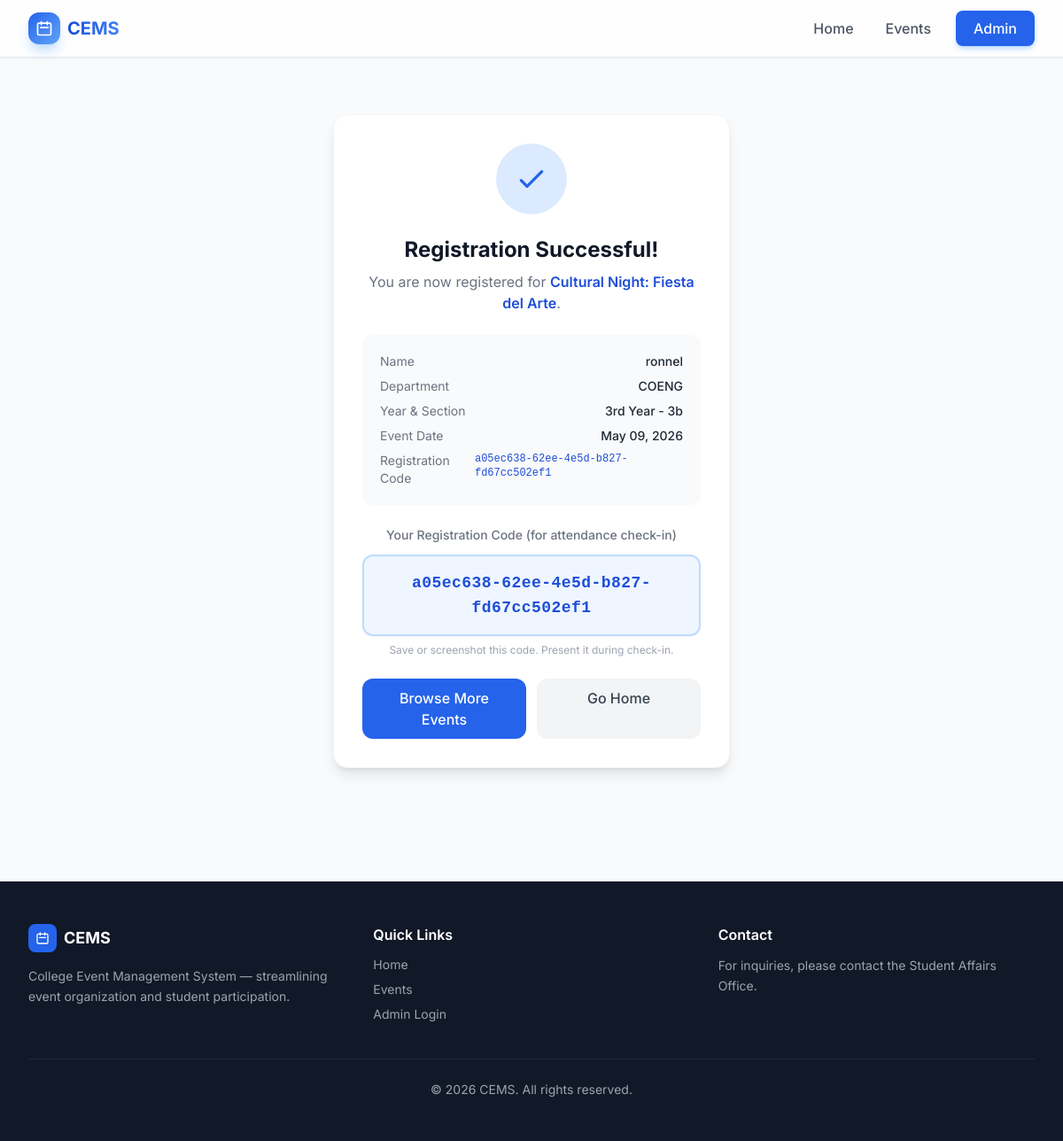
Page /register/success/a05ec638-62ee-4e5d-b827-fd67cc502ef1/ on the committed database.
### registrations/models.py (models this page shows, shortened)
class Registration(models.Model):
    YEAR_CHOICES = [
        ('1st Year', '1st Year'),
        ('2nd Year', '2nd Year'),
        ('3rd Year', '3rd Year'),
        ('4th Year', '4th Year'),
        ('5th Year', '5th Year'),
    ]
    event = models.ForeignKey(Event, on_delete=models.CASCADE, related_name='registrations')
    full_name = models.CharField(max_length=200)
    email = models.EmailField(blank=True, null=True)
    department = models.ForeignKey(Department, on_delete=models.CASCADE, related_name='registrations')
    year_level = models.CharField(max_length=20, choices=YEAR_CHOICES)
    section = models.CharField(max_length=50)
    contact_number = models.CharField(max_length=20, blank=True, null=True)
    registration_code = models.CharField(max_length=36, default=uuid.uuid4, unique=True, editable=False)
    is_attended = models.BooleanField(default=False)
    registered_at = models.DateTimeField(auto_now_add=True)
    class Meta:
        ordering = ['-registered_at']
        unique_together = ('event', 'full_name', 'department', 'year_level', 'section')

### events/models.py (models this page shows, shortened)
class Event(models.Model):
    STATUS_CHOICES = [
        ('upcoming', 'Upcoming'),
        ('ongoing', 'Ongoing'),
        ('closed', 'Closed'),
    ]
    title = models.CharField(max_length=200)
    description = models.TextField()
    date = models.DateField()
    time = models.TimeField()
    end_date = models.DateField(null=True, blank=True)
    end_time = models.TimeField(null=True, blank=True)
    location = models.CharField(max_length=200)
    image = models.ImageField(upload_to='events/', null=True, blank=True)
    registration_deadline = models.DateTimeField()
    participant_limit = models.PositiveIntegerField(default=0, help_text="0 = unlimited")
    status = models.CharField(max_length=10, choices=STATUS_CHOICES, default='upcoming')
    is_active = models.BooleanField(default=True)
    created_at = models.DateTimeField(auto_now_add=True)
    updated_at = models.DateTimeField(auto_now=True)
    class Meta:
        ordering = ['-date', '-time']

class Department(models.Model):
    name = models.CharField(max_length=150, unique=True)
    code = models.CharField(max_length=20, unique=True)
    class Meta:
        ordering = ['name']

### registrations/views.py (the view)
# urls.py: path('success/<str:registration_code>/', views.success, name='success'),
def success(request, registration_code):
    registration = get_object_or_404(Registration, registration_code=registration_code)
    return render(request, 'registrations/success.html', {
        'registration': registration,
    })

### templates/registrations/success.html (shortened to what this page needs)
{% extends "base.html" %}
{% block content %}
<div class="max-w-lg mx-auto px-4 sm:px-6 lg:px-8 py-16 text-center fade-in">
    <div class="bg-white rounded-2xl shadow-lg border border-gray-100 p-8">
        <div class="w-20 h-20 bg-blue-100 rounded-full flex items-center justify-center mx-auto mb-6">
            <svg class="w-10 h-10 text-blue-600" fill="none" stroke="currentColor" viewBox="0 0 24 24">
                <path stroke-linecap="round" stroke-linejoin="round" stroke-width="2" d="M5 13l4 4L19 7"/>
            </svg>
        </div>
        <h1 class="text-2xl font-bold text-gray-900 mb-2">Registration Successful!</h1>
        <p class="text-gray-500 mb-6">You are now registered for <span class="font-semibold text-blue-700">{{ registration.event.title }}</span>.</p>
        <div class="bg-gray-50 rounded-xl p-5 text-left mb-6 space-y-2 text-sm">
            <div class="flex justify-between">
                <span class="text-gray-500">Name</span>
                <span class="font-medium text-gray-800">{{ registration.full_name }}</span>
            </div>
            <div class="flex justify-between">
                <span class="text-gray-500">Department</span>
                <span class="font-medium text-gray-800">{{ registration.department.code }}</span>
            </div>
            <div class="flex justify-between">
                <span class="text-gray-500">Year & Section</span>
                <span class="font-medium text-gray-800">{{ registration.year_level }} - {{ registration.section }}</span>
            </div>
            <div class="flex justify-between">
                <span class="text-gray-500">Event Date</span>
                <span class="font-medium text-gray-800">{{ registration.event.date|date:"F d, Y" }}</span>
            </div>
            <div class="flex justify-between">
                <span class="text-gray-500">Registration Code</span>
                <span class="font-mono font-medium text-blue-700 text-xs">{{ registration.registration_code }}</span>
            </div>
        </div>
        <div class="mb-6">
            <p class="text-sm text-gray-500 mb-3 font-medium">Your Registration Code (for attendance check-in)</p>
            <div class="inline-block bg-blue-50 border-2 border-blue-200 rounded-xl px-6 py-4 shadow-sm">
                <p class="font-mono text-lg font-bold text-blue-700 tracking-wide select-all">{{ registration.registration_code }}</p>
            </div>
            <p class="text-xs text-gray-400 mt-2">Save or screenshot this code. Present it during check-in.</p>
        </div>
        <div class="flex flex-col sm:flex-row gap-3">
            <a href="{% url 'events:event_list' %}" class="flex-1 px-5 py-2.5 bg-blue-600 text-white rounded-xl hover:bg-blue-700 font-medium transition">
                Browse More Events
            </a>
            <a href="{% url 'events:home' %}" class="flex-1 px-5 py-2.5 bg-gray-100 text-gray-700 rounded-xl hover:bg-gray-200 font-medium transition">
                Go Home
            </a>
        </div>
    </div>
</div>
{% endblock %}

### templates/base.html (style rules this page uses)
body { font-family: 'Inter', system-ui, sans-serif; }
.fade-in { animation: fadeIn 0.5s ease-out; }

### rows in the picture
Registration: event "Cultural Night: Fiesta del Arte", full_name "ronnel", department.code "COENG", year_level "3rd Year", section "3b", event "May 09, 2026", registration_code "a05ec638-62ee-4e5d-b827-fd67cc502ef1"
